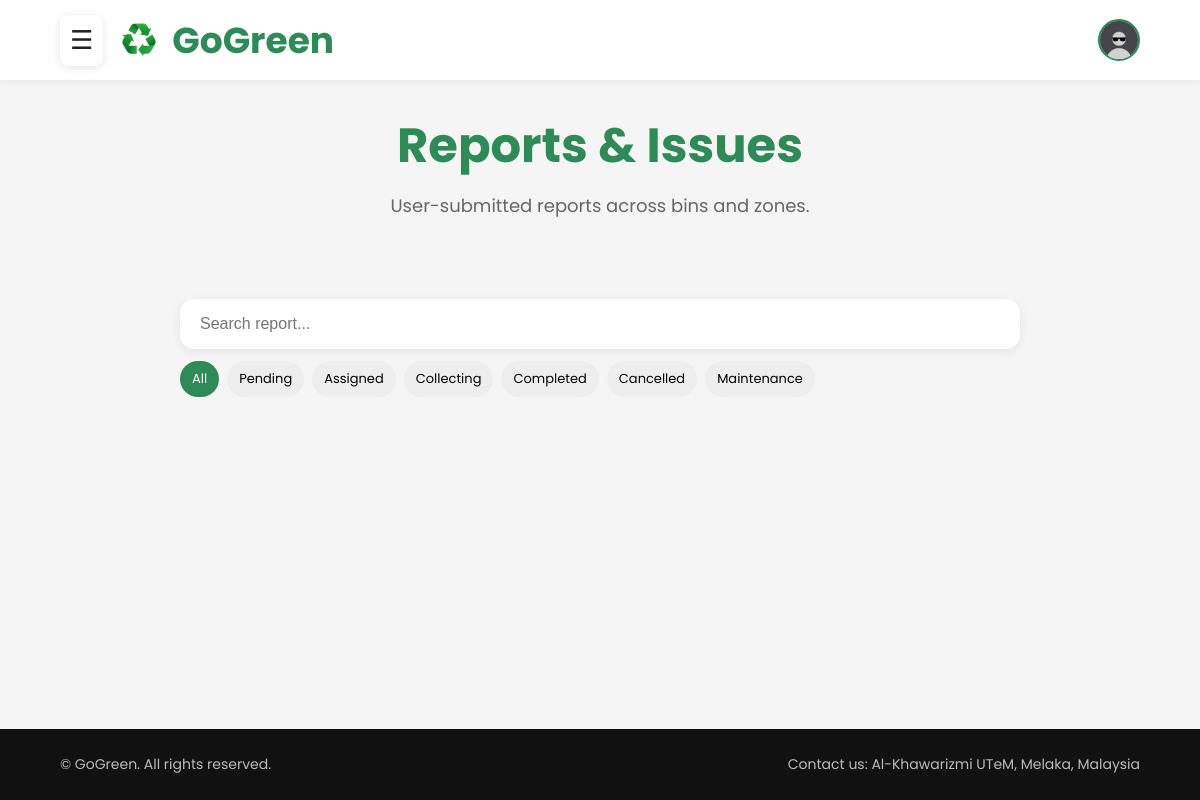
Before: /Admin/reports.php with the older database file.
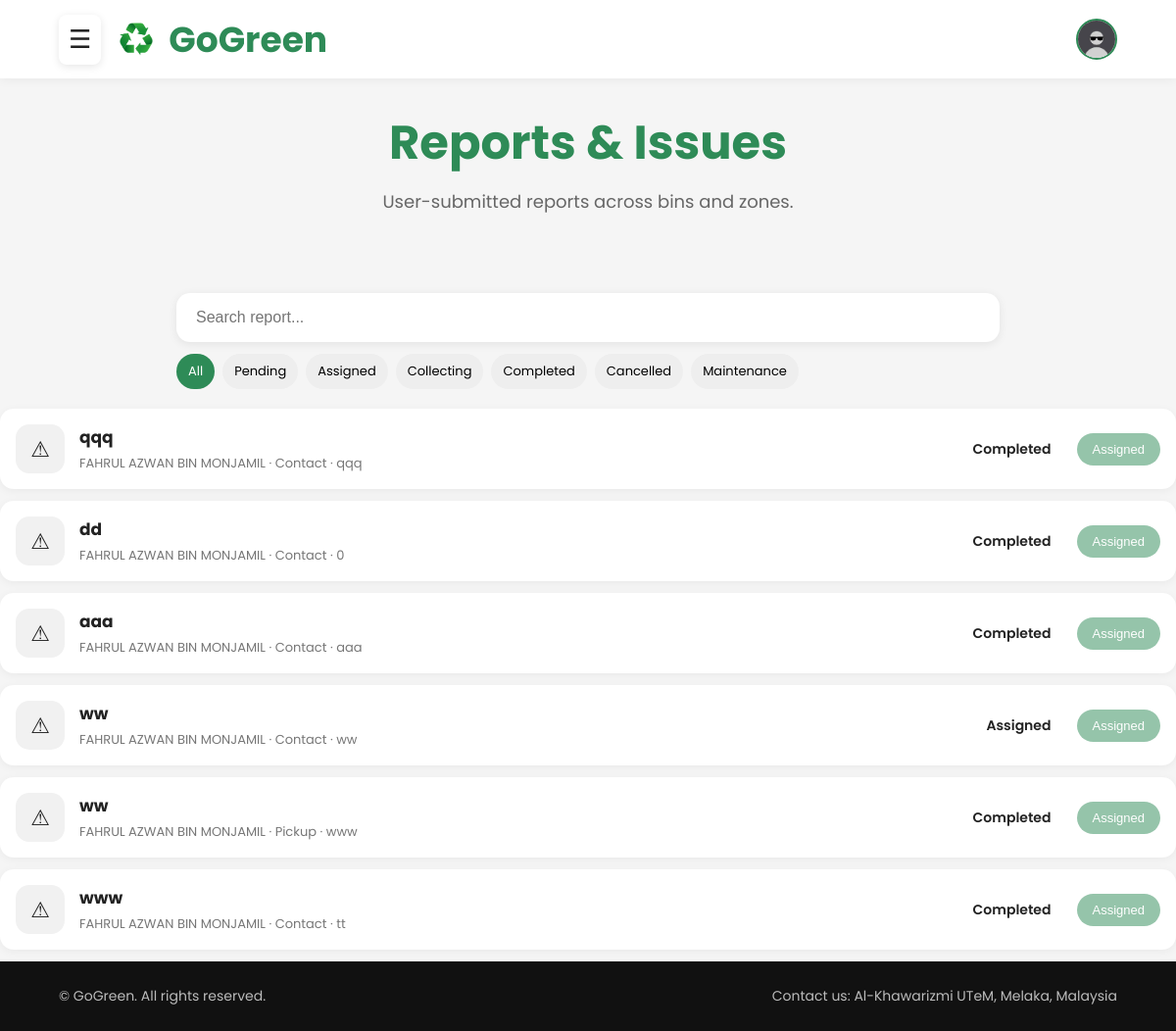
After: the same page with the newer database file.
### tables this page shows
CREATE TABLE `reports` (
  `id` int(11) NOT NULL,
  `user_id` int(11) DEFAULT NULL,
  `worker_id` int(11) DEFAULT NULL,
  `name` varchar(100) NOT NULL,
  `email` varchar(100) NOT NULL,
  `phone` varchar(20) DEFAULT NULL,
  `report_type` enum('Contact','Pickup') NOT NULL,
  `subject` varchar(255) NOT NULL,
  `message` text NOT NULL,
  `location` varchar(255) DEFAULT NULL,
  `status` enum('Pending','Assigned','In Progress','Completed','Rejected') DEFAULT 'Pending',
  `created_at` timestamp NOT NULL DEFAULT current_timestamp()
);

### Admin/reports.php (the view, shortened to what this page needs)
<?php
include "../config/database.php";
$sql = "SELECT * FROM reports ORDER BY id DESC";
$result = mysqli_query($conn, $sql);
?>
<!DOCTYPE html>
<html lang="en">
<head>
    <link rel="stylesheet" href="assets/css/report.css">
</head>
<body>
    <header>
        <div class="header-left">
            <div class="menu-toggle" onclick="toggleMenu()">
                ☰
            </div>
            <div class="logo">
                <img src="image/recycle_imag.png" alt="GoGreen Logo">
                GoGreen
            </div>
        </div>
        <div class="header-right">
            <div class="user-avatar-container">
                <div class="user-avatar" onclick="toggleProfileMenu()">
                    <img
src="<?php echo !empty($_SESSION['profile_image'])
? '../uploads/profile/'.$_SESSION['profile_image']
: '../uploads/profile/default.jpg'; ?>"
alt="Profile">
                </div>
            </div>
        </div>
    </header>
    <section class="page-title">
        <h1>Reports & Issues</h1>
        <p>
            User-submitted reports across bins and zones.
        </p>
    </section>
    <div class="report-controls">
        <input
            id="searchInput"
            placeholder="Search report..."
            onkeyup="searchReport()"
        >
        <div class="filters">
            <button class="active" onclick="filter('All')">
                All
            </button>
            <button onclick="filter('Pending')">
                Pending
            </button>
            <button onclick="filter('Assigned')">
                Assigned
            </button>
            <button onclick="filter('Collecting')">
                Collecting
            </button>
            <button onclick="filter('Completed')">
                Completed
            </button>
            <button onclick="filter('Cancelled')">
                Cancelled
            </button>
            <button onclick="filter('Maintenance')">
                Maintenance
            </button>
        </div>
    </div>
    <?php while($row = mysqli_fetch_assoc($result)) { ?>
<div class="report" data-status="<?= $row['status']; ?>">
    <div class="report-left">
        <div class="warning-icon">
            ⚠
        </div>
        <div class="report-details">
            <h3>
                <?= $row['subject']; ?>
            </h3>
            <p>
                <?= $row['name']; ?>
                ·
                <?= $row['report_type']; ?>
                ·
                <?= $row['location']; ?>
            </p>
        </div>
    </div>
    <div class="report-right">
        <span class="status">
            <?= $row['status']; ?>
        </span>
<?php if($row['status'] == 'Pending'){ ?>
<button
class="assign-btn"
data-id="<?= $row['id']; ?>"
onclick="openPopup(this)">
Assign
</button>
<?php } else { ?>
<button
class="assign-btn"
disabled
style="opacity:.5;cursor:not-allowed;">
Assigned
</button>
<?php } ?>
    </div>
</div>
<?php } ?>
    <footer>
        <p class="left-footer">
            © GoGreen. All rights reserved.
        </p>
        <p class="right-footer">
            Contact us: Al-Khawarizmi UTeM, Melaka, Malaysia
        </p>
    </footer>
</body>
</html>

Changed rows visible on the page:
added reports: subject "qqq", name "FAHRUL AZWAN BIN MONJAMIL", report_type "Contact", location "qqq", status "Completed", shows "Assigned"
added reports: subject "dd", name "FAHRUL AZWAN BIN MONJAMIL", report_type "Contact", location "0", status "Completed", shows "Assigned"
added reports: subject "aaa", name "FAHRUL AZWAN BIN MONJAMIL", report_type "Contact", location "aaa", status "Completed", shows "Assigned"
added reports: subject "ww", name "FAHRUL AZWAN BIN MONJAMIL", report_type "Contact", location "ww", status "Assigned"
added reports: subject "ww", name "FAHRUL AZWAN BIN MONJAMIL", report_type "Pickup", location "www", status "Completed", shows "Assigned"
added reports: subject "www", name "FAHRUL AZWAN BIN MONJAMIL", report_type "Contact", location "tt", status "Completed", shows "Assigned"
